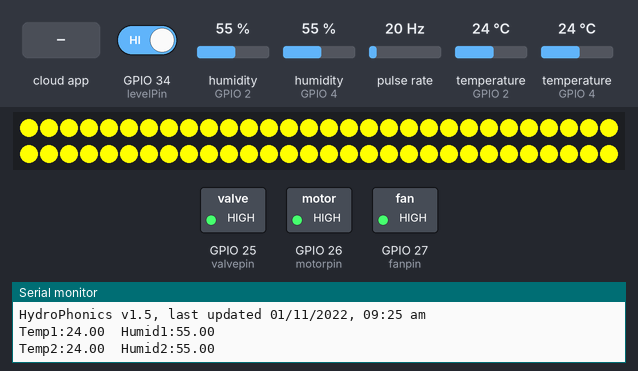
Bench run of a sketch on a simulated ESP32. On the bench: 60 RGB LEDs in strip order, left to right, continuing on the next row, switched loads named in the sketch (green lamp = pin HIGH), the last lines printed to the serial monitor. Wiring (inferred from the names in the program): pulse sensor: data GPIO 35. The inputs (shaded band) are chosen by the test bench; at power-on: temperature (sensors on GPIO 2, GPIO 4) 24 °C, GPIO 34 (levelPin) HIGH, humidity (sensors on GPIO 2, GPIO 4) 55 %, pulse rate 20 Hz. Dim RGB values are drawn brighter than linear; WiFi joins after 1.5 s; servers stay silent unless stated; the Firebase database answers and starts empty.

Above: at 0.2 s.
3.7 s: the phone or cloud app sets Red to 1
At 6.6 s:
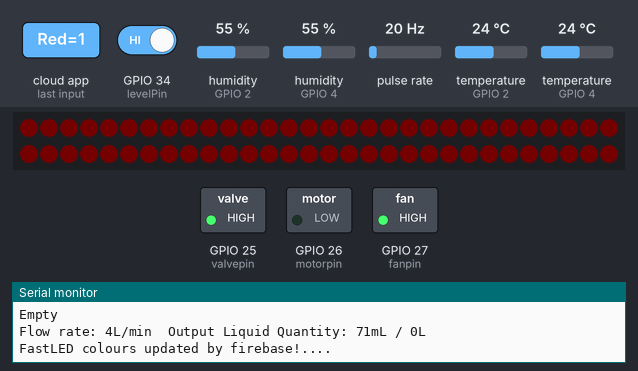
7.7 s: the phone or cloud app sets Green to 1
At 10.6 s:
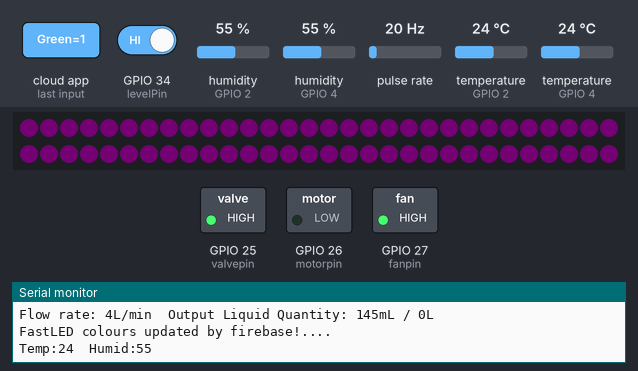
10.9 s: the phone or cloud app sets Blue to 1
At 13.4 s:
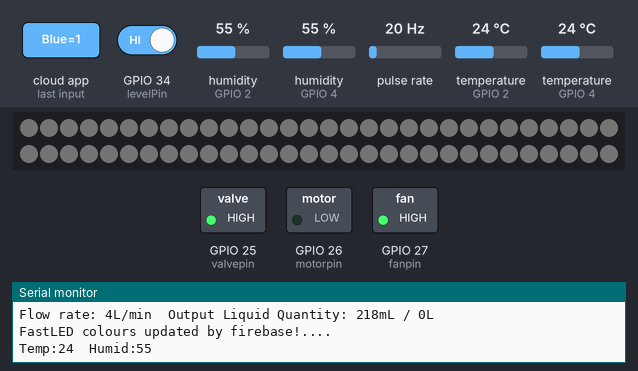
14.2 s: the phone or cloud app sets Red to 0
At 16.3 s:
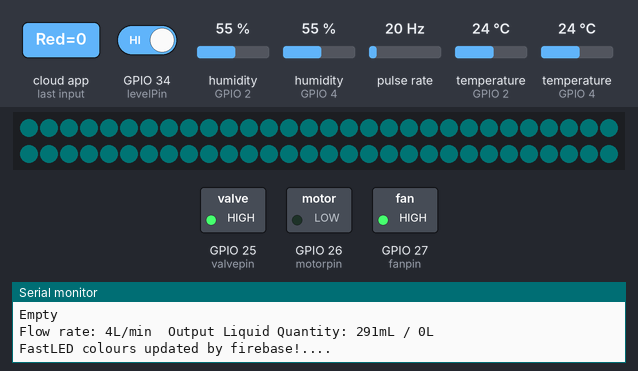
17.4 s: the phone or cloud app sets Blue to 0
At 20.3 s:
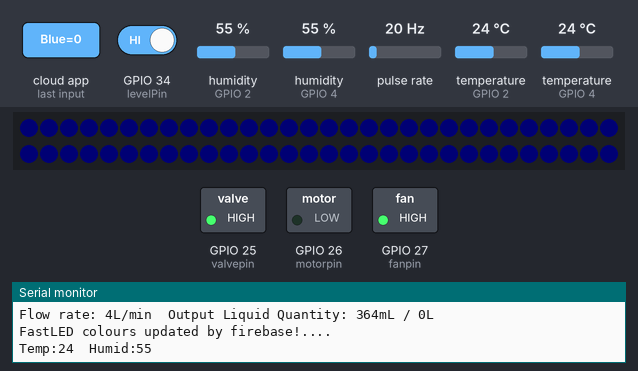
20.6 s: temperature (sensor on GPIO 2) set to 27 °C
At 24.3 s:
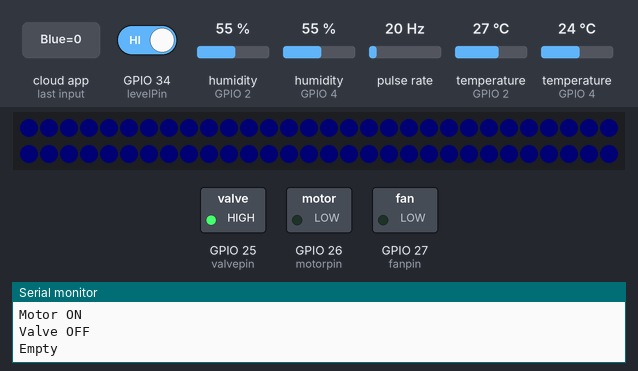
Timing chart, 0 to 25.7 s (numbered marks = the images above; inputs shaded):
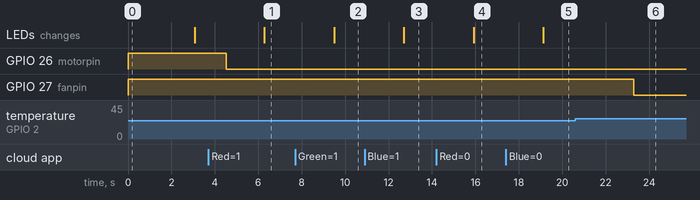

The sketch:

Final_code_HydroPhonics.ino
```cpp
// Last edited by Deepak Hadkar, 01/11/2022, 09:25 am

#include <FirebaseESP32.h>
#include <WiFiManager.h>
WiFiManager wm;
#include <Adafruit_NeoPixel.h>
#include <DHT.h>

#define NUMPIXELS 60
#define fastled_pin 33

#define levelPin 34
#define dht1_pin 2
#define dht2_pin 4
#define flowrate_pin 35 //

#define fanpin 27   // IN2
#define valvepin 25 // IN3
#define motorpin 26 // IN4

#define DHTTYPE DHT11
DHT DHT1(dht1_pin, DHTTYPE);
DHT DHT2(dht2_pin, DHTTYPE);

Adafruit_NeoPixel pixels(NUMPIXELS, fastled_pin, NEO_GRB + NEO_KHZ800);

uint8_t sleep_flag, valve_on, motor_on, fan_on = 0;  //Status flag
uint8_t red1, green1, blue1;
uint8_t levelState = 0, valve_cycle;

unsigned long currentMillis_valve;
unsigned long previousMillis_valve = 0;
unsigned long long_cycle;

unsigned long currentMillis2;
unsigned long previousMillis2 = 0;

//FloatSensor
uint8_t countersen = 0;
uint8_t Totalsen = 0;
uint8_t rawlevel = 0;

// Flow rate Initialize
unsigned long currentMillis_flow = 0;
unsigned long previousMillis_flow = 0;
int flow_interval = 1000;
float calibrationFactor = 4.5;
volatile byte pulseCount;
byte pulse1Sec = 0;
float flowRate;
unsigned int flowMilliLitres;
unsigned long totalMilliLitres;
void IRAM_ATTR pulseCounter()
{
  pulseCount++;
}

// DHT
uint8_t t1, h1, t2, h2;
int tempTotal, humidTotal, tempAvg, humidAvg, counterval, Fan_on = 0;

#define FIREBASE_HOST "https://e-farm-d2031-default-rtdb.firebaseio.com/"
#define FIREBASE_AUTH "SgAgOkkygVXy9YSGEvTfzI7Sw7iHxliB7XUl4Hzz"

FirebaseData firebaseData1;

void setup()
{
  Serial.begin(115200);
  Serial.println("HydroPhonics v1.5, last updated 01/11/2022, 09:25 am ");
  Serial.println();

  pinMode(levelPin, INPUT_PULLUP);
  pinMode(flowrate_pin, INPUT_PULLUP);

  pinMode(fanpin, OUTPUT);
  pinMode(motorpin, OUTPUT);
  pinMode(valvepin, OUTPUT);


  digitalWrite(fanpin, HIGH); // Fan OFF
  digitalWrite(motorpin, HIGH); // Motor OFF
  digitalWrite(valvepin, HIGH); // valve OFF

  // FastLED
  pixels.begin(); // INITIALIZE NeoPixel strip object (REQUIRED)
  for (int i = 0; i < NUMPIXELS; i++) // For each pixel...
  {
    pixels.setPixelColor(i, pixels.Color(255, 255, 0));
    pixels.show();   // Send the updated pixel colors to the hardware.
  }


  // DHT Sensor 1
  DHT1.begin();
  Serial.print("Temp1:"); Serial.print(DHT1.readTemperature());
  Serial.print("  Humid1:"); Serial.println(DHT1.readHumidity());

  // DHT Sensor 2
  DHT2.begin();
  Serial.print("Temp2:"); Serial.print(DHT2.readTemperature());
  Serial.print("  Humid2:"); Serial.println(DHT2.readHumidity());

  // Flow Rate sensor setup
  pulseCount = 0;
  flowRate = 0.0;
  flowMilliLitres = 0;
  totalMilliLitres = 0;
  previousMillis_flow = 0;
  attachInterrupt(digitalPinToInterrupt(flowrate_pin), pulseCounter, FALLING);

  // Wifi Manager
  wm.autoConnect("HydroPonics");
  wm.setConfigPortalTimeout(60);
  Serial.println();
  Serial.print("IP Address: ");
  Serial.println(WiFi.localIP());
  Serial.println();


  Firebase.begin(FIREBASE_HOST, FIREBASE_AUTH);   // Firebase
  delay(500);

  if (!Firebase.beginStream(firebaseData1, "Electriculture"))
  {
    Serial.println("------------------------------------");
    Serial.println("Can't begin stream connection...");
    Serial.println("REASON: " + firebaseData1.errorReason());
    Serial.println("------------------------------------");
    Serial.println();
  }
  else
  {
    Serial.println("Stream success");
  }

}

void loop()
{
  fastled_control();
  fan_control();
  floatSensor();
  valve_funct();
  flow_rate();

  wifi_control();
}

void fastled_control()
{
  // ###################### Fast LED ######################
  if ((WiFi.status() != WL_CONNECTED))
  {
    for (int i = 0; i < NUMPIXELS; i++) // For each pixel...
    {
      pixels.setPixelColor(i, pixels.Color(255, 255, 0));
      pixels.show();   // Send the updated pixel colors to the hardware.
    }
    Serial.println("FastLED - No Internet Connection!!!");
  }
  else
  {
    firebase_colour();
    Serial.println("FastLED colours updated by firebase!....");

    for (int i = 0; i < NUMPIXELS; i++) // For each pixel...
    {
      pixels.setPixelColor(i, pixels.Color(red1, blue1, green1));
      pixels.show();   // Send the updated pixel colors to the hardware.
    }
    delay(500);
  }
}


void fan_control()
{
  // ###################### FAN Logic ######################

  if ((WiFi.status() != WL_CONNECTED))
  {
    digitalWrite(fanpin, LOW);
    Serial.println("Fan ON - No Internet Connection!!!");
  }
  else
  {
    tempTotal = 0;
    tempAvg = 0;
    humidTotal = 0;
    humidAvg = 0;
    counterval = 0;

    for (uint8_t i = 0; i < 10; i++)
    {
      t1 = DHT1.readTemperature(); h1 = DHT1.readHumidity();
      t2 = DHT2.readTemperature(); h2 = DHT2.readHumidity();

      if (isnan(t1)) {
        Serial.println(F("Failed to read from DHT1 sensor!"));
        return;
      }
      if (isnan(t2)) {
        Serial.println(F("Failed to read from DHT2 sensor!"));
        return;
      }

      if (t1 > 15 && t2 > 15)
      {
        tempTotal += ((t1 + t2) / 2);
        humidTotal += ((h1 + h2) / 2);
        counterval++;
      }
    }
    if (counterval == 0)
    {
      Serial.println("Failed to read Temperature greater than 15!");
    }
    else
    {
      tempAvg = tempTotal / counterval;
      humidAvg = humidTotal / counterval;
    }
    Serial.print("Temp:"); Serial.print(tempAvg);
    Serial.print("  Humid:"); Serial.println(humidAvg);

    Firebase.setString(firebaseData1, "/HydroPhonics/temp", tempAvg);
    Firebase.setString(firebaseData1, "/HydroPhonics/humid", humidAvg);
    delay(100);

    if (tempAvg < 25 && Fan_on == 1)
    {
      digitalWrite(fanpin, HIGH);
      Serial.println("Fan OFF");
      //    delay(500);
      fan_on = 0;
      Firebase.setString(firebaseData1, "/HydroPhonics/Relay/Fan", fan_on);
      delay(100);
      Fan_on = 0;
    }
    else if (tempAvg >= 25 && Fan_on == 0)
    {
      digitalWrite(fanpin, LOW);
      Serial.println("Fan ON");
      //    delay(500);
      fan_on = 1;
      Firebase.setString(firebaseData1, "/HydroPhonics/Relay/Fan", fan_on);
      delay(100);
      Fan_on = 1;
    }
  }
}


void valve_funct()
{
  /* Declaration:
    uint8_t valve_cycle, levelState;
    unsigned long long_cycle;
    unsigned long currentMillis_valve;
    unsigned long previousMillis_valve = 0;
  */
  // ###################### Valve ON/OFF ######################

  if ((WiFi.status() != WL_CONNECTED))
  {
    long_cycle = 600000;
    Serial.println("Valve ON/OFF - No Internet Connection!!!");
  }
  else
  {
    if (Firebase.getString(firebaseData1, "/HydroPhonics/Cycle"))
    { // On successful Read operation, function returns 1
      String cycle = firebaseData1.stringData();
      valve_cycle = cycle.toInt();
      long_cycle = valve_cycle * 60000;
    }
  }

  Firebase.setString(firebaseData1, "/HydroPhonics/Level", levelState);
  Serial.print("Water Level: "); Serial.println(levelState);
  //  delay(1000);
  currentMillis_valve = millis();
  if ((currentMillis_valve - previousMillis_valve >= long_cycle) || levelState == 0) // Call after every 10 min
  {
    previousMillis_valve = currentMillis_valve;
    //    Serial.print("Level Millis: "); Serial.println(levelState);
    //    delay(500);
    if (levelState == 0)
    {
      digitalWrite(motorpin, HIGH); // motor OFF
      Serial.println("Motor OFF");
      digitalWrite(valvepin, LOW); // valve ON
      Serial.println("Valve ON");
      Serial.println("Full");

      valve_on = 1;
      motor_on = 0;

      Firebase.setString(firebaseData1, "/HydroPhonics/Level", levelState);
      Firebase.setString(firebaseData1, "/HydroPhonics/Relay/Motor", motor_on);
      Firebase.setString(firebaseData1, "/HydroPhonics/Relay/Valve", valve_on);
      delay(100);
    }
    else
    {
      digitalWrite(motorpin, LOW); // motor ON
      Serial.println("Motor ON");
      digitalWrite(valvepin, HIGH); // valve OFF
      Serial.println("Valve OFF");
      Serial.println("Empty");

      valve_on = 0;
      motor_on = 1;

      Firebase.setString(firebaseData1, "/HydroPhonics/Level", levelState);
      Firebase.setString(firebaseData1, "/HydroPhonics/Relay/Motor", motor_on);
      Firebase.setString(firebaseData1, "/HydroPhonics/Relay/Valve", valve_on);
      delay(100);
    }
  }

}

void flow_rate()
{
  //##################### FlowRate sensor #####################

  currentMillis_flow = millis();
  if (currentMillis_flow - previousMillis_flow > flow_interval)
  {

    pulse1Sec = pulseCount;
    pulseCount = 0;

    flowRate = ((1000.0 / (millis() - previousMillis_flow)) * pulse1Sec) / calibrationFactor;
    previousMillis_flow = millis();

    // Divide the flow rate in litres/minute by 60 to determine how many litres have
    // passed through the sensor in this 1 second interval, then multiply by 1000 to
    // convert to millilitres.
    flowMilliLitres = (flowRate / 60) * 1000;

    // Add the millilitres passed in this second to the cumulative total
    totalMilliLitres += flowMilliLitres;

    // Print the flow rate for this second in litres / minute
    Serial.print("Flow rate: ");
    Serial.print(int(flowRate)); // Print the integer part of the variable
    Serial.print("L/min");
    Serial.print("\t"); // Print tab space
    Firebase.setString(firebaseData1, "/HydroPhonics/FlowSensor/LperMin", flowRate);

    // Print the cumulative total of litres flowed since starting
    Serial.print("Output Liquid Quantity: ");
    Serial.print(totalMilliLitres);
    Serial.print("mL / ");
    Serial.print(totalMilliLitres / 1000);
    Serial.println("L");
    Firebase.setString(firebaseData1, "/HydroPhonics/FlowSensor/mLper", totalMilliLitres);
    Firebase.setString(firebaseData1, "/HydroPhonics/FlowSensor/perL", totalMilliLitres / 1000);
  }
}

void wifi_control()
{
  //##################### Stop unnecessary Wifi searching! #####################

  if ((WiFi.status() != WL_CONNECTED) && sleep_flag == 0)
  {
    //Turn OFF WiFi
    Firebase.setString(firebaseData1, "/HydroPhonics/Wifi_Status", "Sleep");
    //    WiFi.forceSleepBegin();    //ESP8266
    esp_wifi_stop();    //ESP32
    Serial.print("Wifi Off...!!!");
    sleep_flag = 1;
  }
  currentMillis2 = millis();
  if ((currentMillis2 - previousMillis2 >= 180000) && sleep_flag == 1) // 3 min
  {
    //Turn ON WiFi
    previousMillis2 = currentMillis2;
    //    WiFi.forceSleepWake();    //ESP8266
    esp_wifi_start();    //ESP32
    Serial.println("Wifi Wakeup !");

    WiFi.reconnect();
    Firebase.begin(FIREBASE_HOST, FIREBASE_AUTH);
    delay(5000);

    if (!Firebase.beginStream(firebaseData1, "Electriculture"))
    {
      Serial.println("------------------------------------");
      Serial.println("Can't begin stream connection...");
      Serial.println("REASON: " + firebaseData1.errorReason());
      Serial.println("------------------------------------");
      Serial.println();
    }
    else
    {
      Serial.println("Stream success");
      Firebase.setString(firebaseData1, "/HydroPhonics/Wifi_Status", "Wake");
    }
    sleep_flag = 0;

  }
}

void floatSensor()
{
  countersen = 0;
  Totalsen = 0;

  for (uint8_t x = 0; x < 100; x++)
  {
    rawlevel = digitalRead(levelPin);
    //    Serial.print("Level data: "); Serial.println(rawlevel);
    if (rawlevel == 0)
    {
      countersen++;
    }
  }

  //  Serial.print("Level count(0): "); Serial.println(countersen);
  if (countersen >= 100) {
    levelState = 0;
  }
  else {
    levelState = 1;
  }

  delay(200);
}

void firebase_colour()
{
  if (Firebase.getString(firebaseData1, "/HydroPhonics/FastLED/Red"))
  { // On successful Read operation, function returns 1
    String red = firebaseData1.stringData();
    red1 = red.toInt();
  }
  //  return red1;

  if (Firebase.getString(firebaseData1, "/HydroPhonics/FastLED/Blue"))
  { // On successful Read operation, function returns 1
    String blue = firebaseData1.stringData();
    blue1 = blue.toInt();
  }
  //  return blue1;

  if (Firebase.getString(firebaseData1, "/HydroPhonics/FastLED/Green"))
  { // On successful Read operation, function returns 1
    String green = firebaseData1.stringData();
    green1 = green.toInt();
  }
  //  return green1;
  delay(200);
}
```

Measured:
- the behaviour switches between 25 and 26 °C on temperature (sensor on GPIO 2) (found by bisection; images 5 and 6)
- after the input at 3.7 s, the LEDs: change after 2.6 s (image 1)
- after the input at 7.7 s, the LEDs: change after 1.8 s (image 2)
- after the input at 10.9 s, the LEDs: change after 1.8 s (image 3)
- after the input at 14.2 s, the LEDs: change after 1.7 s (image 4)
- after the input at 17.4 s, the LEDs: change after 1.7 s (image 5)
- after the input at 20.6 s, GPIO 27 (fanpin): HIGH → LOW after 2.7 s
